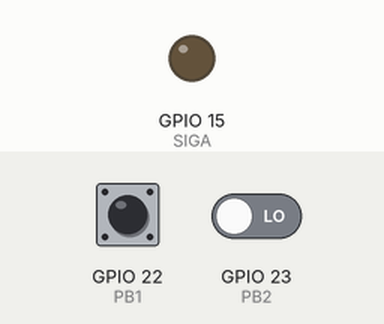
A sketch run on a simulated ESP32. Shown: output pins drawn as LEDs (lit = HIGH). Inputs (shaded band) come from the test bench; at power-on: GPIO 22 (PB1) LOW, GPIO 23 (PB2) LOW. Pins used as bus, display or sensor lines are not drawn.

Above: at 1.2 s.
1.3 s: GPIO 22 (PB1) driven HIGH
At 2.0 s:
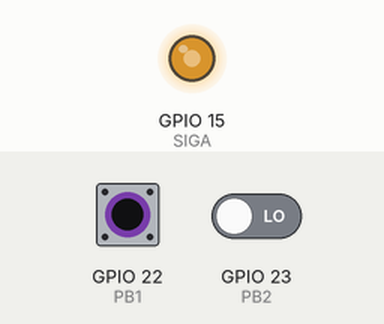
4.3 s: GPIO 22 (PB1) pulsed LOW 5 times (0.12 s each, 0.3 s apart)
Timing chart, 0 to 7.3 s (numbered marks = the images above; inputs shaded):
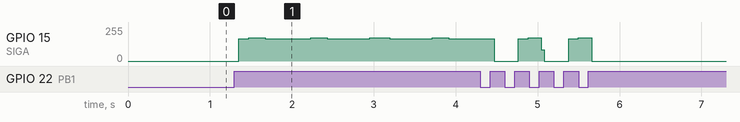

The sketch:

em_as1_jbm5.ino
```cpp
// programmed for the "DOIT ESP32 DEVKIT V1" board
#include <stdio.h>
#include <stdlib.h>
#include <stdbool.h>
#include <math.h>
#include <Wire.h>

// pin assignments
#define SIGA    15    // Pin G15, Used for the output of Signal A
#define SIGB    21    // Pin G21, Used for the output of Signal B
#define PB1     22    // Pin G22, Used for the input of Button 1
#define PB2     23    // Pin G23, Used for the input of Button 2

// constants used to define the waveform
#define A       1300  // m = 13 => 1300 microseconds
#define B       100   // a = 1  => 100  microseconds
#define C       9     // v = 5  => 9
#define D       6000  // o = 12 => 6000 microseconds
#define MODE    2     // r = 9  => 2
#define SECONDS 1000  // microseconds to milliseconds (for non-oscilloscope testing)

// boolien variables to log the button state and prevent bouncing
volatile bool button_1 = false;
volatile bool button_2 = false;
volatile bool debounce_button_1 = false;
volatile bool debounce_button_2 = false;

// constant to easily allow for the switching between LED (true) and oscilloscope (false) testing
const bool testing = false;

// modifier to allow change the pulse timing
#define TEST (int)pow(SECONDS, testing)

// interupt functions for flipping the button variables
void BP1_flip(){
  if(button_1 && debounce_button_1){
    (button_1 = false);
  }else{
    (button_1 = true);
  }
  debounce_button_1 = false;
}
void BP2_flip(){
  if(button_2 && debounce_button_2){
    (button_2 = false);
  }else{
    (button_2 = true);
  }
  debounce_button_2 = false;
}

void setup() {
  // serial output, used for testing purposes
  if(testing) Serial.begin(230400);

  // configure the signal pins to work as output pins
  pinMode(SIGA, OUTPUT);
  pinMode(SIGB, OUTPUT);

  // configure the button pins to work as input pins
  pinMode(PB1, INPUT);
  pinMode(PB2, INPUT);

  // setup the push buttons to be triggered on a raising edge
  attachInterrupt(PB1, BP1_flip, RISING);
  attachInterrupt(PB2, BP2_flip, RISING);
}

/*  function used to create a signal based on the inputs
*   pulse_width   :- (int)  The base pulse width of the high signal pulses
*   rest_width    :- (int)  The width of the low signal pulses between the pulses
*   pulse_count   :- (int)  The number of high pulses per block
*   block_rest    :- (int)  The width of the low signal pulse at the end of a block
*   active        :- (bool) Is the signal waveform active (used to retain the trigger signal timings)
*   modified      :- (bool) determines if the signal is the regular version (false) or the modified version (true)
*/
void signal(unsigned int pulse_width, unsigned int rest_width, unsigned int pulse_count, unsigned int block_rest, bool active, bool modified) {
  int x;
  // loop creating the signal pulses
  for (int i = 0; i < pulse_count; i++) {

    // calculate the modification to the width of the current pulse
    if(modified){
      x = (pulse_count-1) - i;
    } else {
      x = i;
    }

    // serial output, user for testing purposes
    if(testing){
      Serial.print(button_1);
      Serial.print("\t");
      Serial.print(button_2);
      Serial.print("\t");
      Serial.print(modified);
      Serial.print("\t");
      Serial.print(pulse_count);
      Serial.print("\t");
      Serial.print(x);
      Serial.print("\n");
    }

    if(active) digitalWrite(SIGA, HIGH);                // start high pulse
    delayMicroseconds((pulse_width + (50 * x))*TEST);   // delay for the duration of the pulse
    if(active) digitalWrite(SIGA, LOW);                 // end high pulse
    delayMicroseconds(rest_width*TEST);                 // delay for low pulse
  }

  // end on block low pulse
  delayMicroseconds(block_rest*TEST);
}


void loop() {
  // update the signal only at the restarting point of the cycle
  bool current_bp1;
  bool current_bp2;

  debounce_button_1 = true;
  debounce_button_2 = true;

  current_bp1 = button_1;
  current_bp2 = button_2;

  // oscilloscope trigger signal (Signal B)
  digitalWrite(SIGB, HIGH);
  delayMicroseconds(50*TEST);
  digitalWrite(SIGB, LOW);

  // generated signal (Signal A)
  signal(A, B, C, D, current_bp1, current_bp2);
}
```

Measured:
- after the input at 1.3 s, GPIO 15 (SIGA): 0/255 → 166/255 after 0.05 s, → 173/255 0.12 s later, → 167/255 0.20 s later, → 173/255 0.56 s later, … (9 changes in this stretch)
